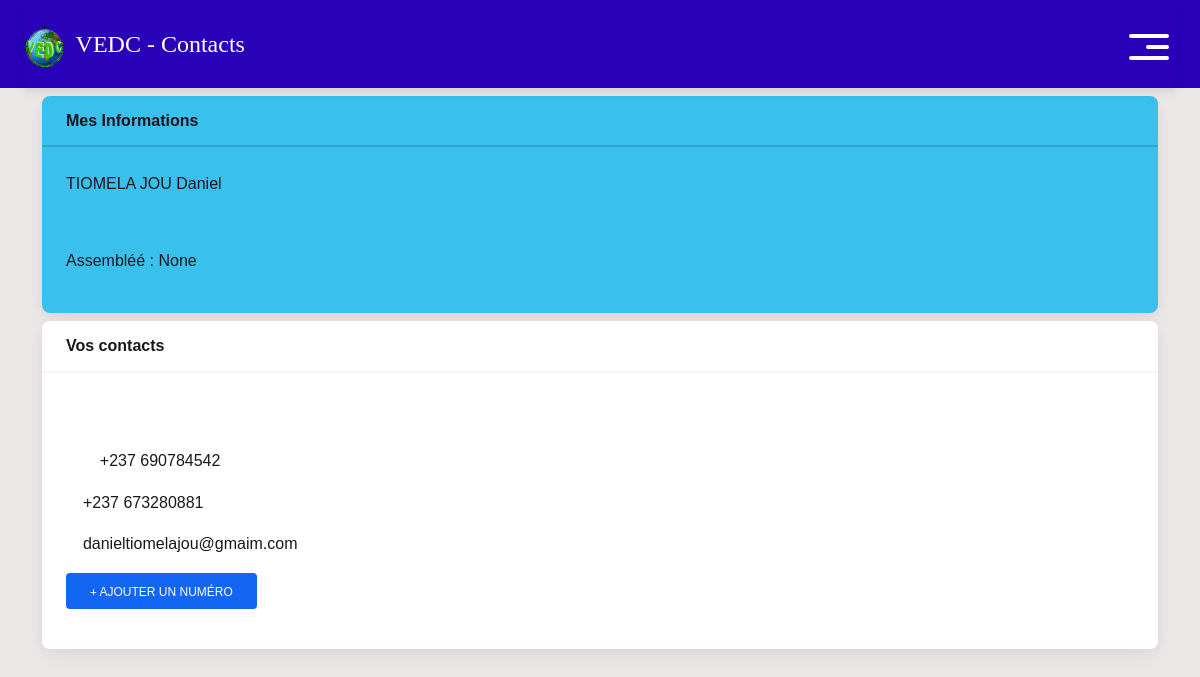
Screenshot of /acceuil (signed in) with the database file from the repository.
### users/models.py (models this page shows, shortened)
class Personne(models.Model):
    assemblee = models.ForeignKey('main.Assemblee',  on_delete=models.SET_NULL, null = True, blank = True, help_text = "Si votre assemblée n'est pas disponible contactez votre encadreur")
    user = models.ForeignKey(User, on_delete=models.CASCADE)
    is_encadreur = models.BooleanField(default=False, null = True)
    is_encadreur = models.BooleanField(default=False, null = True)

class Numero(models.Model):
    numero = models.PositiveIntegerField()
    code_du_pays = models.PositiveIntegerField()
    disponible_sur_whatsapp = models.BooleanField()
    disponible_sur_appel = models.BooleanField()
    utilisateur = models.ForeignKey(User, on_delete=models.CASCADE)
    def __str__(self):
        return '+' + str(self.code_du_pays) + ' ' + str(self.numero)

### main/views.py (the view)
# urls.py: path("acceuil", views.home, name = 'home'),
@login_required
def home(request):
    context = {}
    user_id = request.user.id
    user2 = Personne.objects.get(user = request.user)
    allnum = Numero.objects.filter(utilisateur_id = user_id)
    context['allnum'] = allnum
    context['user2'] = user2
    return render(request, 'registration/profile.html',context)

### templates/registration/profile.html
{% extends 'base.html' %}
{% load crispy_forms_tags %}
{% block content %}
    <div class="container">
        <div class="row ">
            <div class="col-12">
                <div class="card bg-info my-2">
                    <div class="card-header">
                        <strong>Mes Informations</strong>
                    </div>
                    <div class="card-body">
                        <div class="row">
                            <div class="col-10">
                                {{user.last_name}} {{user.first_name}}
                            </div>
                            <div class="col-2">
                                <span> <a href="{% url 'user_update' %}" class="text-dark"> <i class="fas fa-user-edit fa-sm btn "></i></a> </span>
                            </div>
                        </div>
                         <br> <br>
                         <p> Assembléé : {{user2.assemblee}} </p>
                    </div>
                </div>
                <div class="card my-2">
                    <div class="card-header">
                        <strong>Vos contacts</strong>
                    </div>
                    <div class="card-body">
                        <br><br>
                        {% for num in allnum %}
                        <div class="row">
                            <div class="col-8">
                                <p>
                                    {% if num.disponible_sur_whatsapp %}
                                        <i class="fab fa-whatsapp" aria-hidden="true"></i>
                                    {% endif %}
                                    {% if num.disponible_sur_appel %}
                                         <i class="fa fa-phone" aria-hidden="true"></i>
                                    {% endif %}
                                    {{num}}
                                </p>
                            </div>
                            <div class="col-4">
                                <a href="{% url 'delete_num' num.id %}" class="mr-2 text-danger"><i class="fa fa-trash" aria-hidden="true"></i> </a>
                                <a href="{% url 'update_num' num.id %}" class="ml-2 text-warning"> <i class="fa fa-pen" aria-hidden="true"></i> </a>
                            </div>
                        </div>
                        {% endfor %}
                        <div class="row">
                            <div class="col-9">
                                <p>  <i class="fa fa-envelope" aria-hidden="true"></i>  {{user.email}} </p>
                            </div>
                        </div>
                        <p><a href="{% url 'add_numero' %}" class="btn btn-primary"> <i class="fa fa-plus" aria-hidden="true"></i> Ajouter un numéro </a> </p>
                    </div>
                </div>
            </div>
        </div>
    </div>
{% endblock content %}

### static/css/style.css (style rules this page uses)
body { font-family: "Raleway", sans-serif; color: #1b161d; background-color: #a5a1a1; }
a, a:hover, a:focus { text-decoration: none; }
.btn, .btn:focus { outline: none !important; box-shadow: none; }

### templates/base.html (style rules this page uses)
body { font-family: "arial", sans-serif; color: #1b161d; background-color: #e5ddddb1; }
a, a:hover, a:focus { text-decoration: none; }
.btn, .btn:focus { outline: none !important; box-shadow: none; }
* { font-family: arial; }

### rows the page displays
Personne: assemblee "None"
Numero: disponible_sur_whatsapp True (drawn), disponible_sur_appel True (drawn), code_du_pays+numero "+237 690784542"
Numero: disponible_sur_appel True (drawn), code_du_pays+numero "+237 673280881"

### other values shown
{{ user.last_name }} "TIOMELA JOU"
{{ user.first_name }} "Daniel"
{{ user.email }} "danieltiomelajou@gmaim.com"
